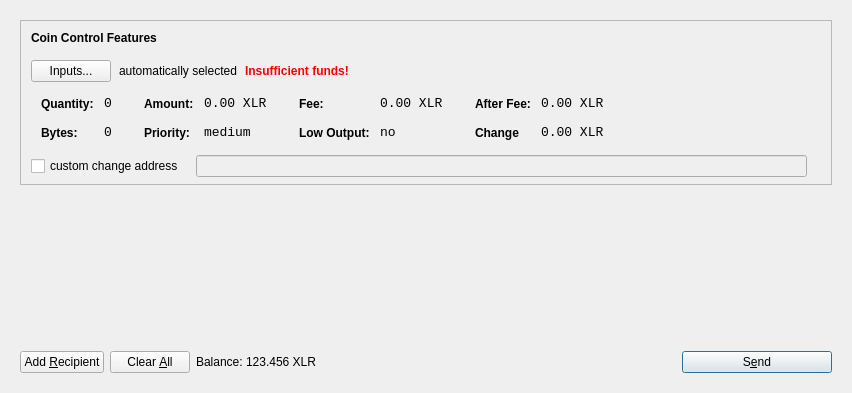
<?xml version="1.0" encoding="UTF-8"?>
<ui version="4.0">
 <class>SendCoinsDialog</class>
 <widget class="QDialog" name="SendCoinsDialog">
  <property name="geometry">
   <rect>
    <x>0</x>
    <y>0</y>
    <width>849</width>
    <height>393</height>
   </rect>
  </property>
  <property name="windowTitle">
   <string>Send Coins</string>
  </property>
  <layout class="QVBoxLayout" name="verticalLayout">
   <item>
    <widget class="QFrame" name="frameMain">
     <layout class="QVBoxLayout" name="verticalLayout_3">
      <item>
       <widget class="QFrame" name="frameCoinControl">
        <property name="sizePolicy">
         <sizepolicy hsizetype="Expanding" vsizetype="Expanding">
          <horstretch>0</horstretch>
          <verstretch>0</verstretch>
         </sizepolicy>
        </property>
        <property name="maximumSize">
         <size>
          <width>16777215</width>
          <height>16777215</height>
         </size>
        </property>
        <property name="frameShape">
         <enum>QFrame::StyledPanel</enum>
        </property>
        <property name="frameShadow">
         <enum>QFrame::Sunken</enum>
        </property>
        <layout class="QVBoxLayout" name="verticalLayoutCoinControl2">
         <property name="spacing">
          <number>6</number>
         </property>
         <property name="leftMargin">
          <number>0</number>
         </property>
         <property name="topMargin">
          <number>0</number>
         </property>
         <property name="rightMargin">
          <number>0</number>
         </property>
         <property name="bottomMargin">
          <number>6</number>
         </property>
         <item>
          <layout class="QVBoxLayout" name="verticalLayoutCoinControl" stretch="0,0,0,0,1">
           <property name="spacing">
            <number>0</number>
           </property>
           <property name="leftMargin">
            <number>10</number>
           </property>
           <property name="topMargin">
            <number>10</number>
           </property>
           <item>
            <layout class="QHBoxLayout" name="horizontalLayoutCoinControl1">
             <property name="bottomMargin">
              <number>15</number>
             </property>
             <item>
              <widget class="QLabel" name="labelCoinControlFeatures">
               <property name="sizePolicy">
                <sizepolicy hsizetype="Preferred" vsizetype="Maximum">
                 <horstretch>0</horstretch>
                 <verstretch>0</verstretch>
                </sizepolicy>
               </property>
               <property name="font">
                <font>
                 <weight>75</weight>
                 <bold>true</bold>
                </font>
               </property>
               <property name="styleSheet">
                <string notr="true">font-weight:bold;</string>
               </property>
               <property name="text">
                <string>Coin Control Features</string>
               </property>
              </widget>
             </item>
            </layout>
           </item>
           <item>
            <layout class="QHBoxLayout" name="horizontalLayoutCoinControl2" stretch="0,0,0,0">
             <property name="spacing">
              <number>8</number>
             </property>
             <property name="bottomMargin">
              <number>10</number>
             </property>
             <item>
              <widget class="QPushButton" name="pushButtonCoinControl">
               <property name="styleSheet">
                <string notr="true"/>
               </property>
               <property name="text">
                <string>Inputs...</string>
               </property>
              </widget>
             </item>
             <item>
              <widget class="QLabel" name="labelCoinControlAutomaticallySelected">
               <property name="text">
                <string>automatically selected</string>
               </property>
               <property name="margin">
                <number>5</number>
               </property>
              </widget>
             </item>
             <item>
              <widget class="QLabel" name="labelCoinControlInsuffFunds">
               <property name="font">
                <font>
                 <weight>75</weight>
                 <bold>true</bold>
                </font>
               </property>
               <property name="styleSheet">
                <string notr="true">color:red;font-weight:bold;</string>
               </property>
               <property name="text">
                <string>Insufficient funds!</string>
               </property>
               <property name="margin">
                <number>5</number>
               </property>
              </widget>
             </item>
             <item>
              <spacer name="horizontalSpacerCoinControl">
               <property name="orientation">
                <enum>Qt::Horizontal</enum>
               </property>
               <property name="sizeHint" stdset="0">
                <size>
                 <width>40</width>
                 <height>1</height>
                </size>
               </property>
              </spacer>
             </item>
            </layout>
           </item>
           <item>
            <widget class="QWidget" name="widgetCoinControl" native="true">
             <property name="sizePolicy">
              <sizepolicy hsizetype="Preferred" vsizetype="Preferred">
               <horstretch>0</horstretch>
               <verstretch>0</verstretch>
              </sizepolicy>
             </property>
             <property name="minimumSize">
              <size>
               <width>0</width>
               <height>0</height>
              </size>
             </property>
             <property name="styleSheet">
              <string notr="true"/>
             </property>
             <layout class="QHBoxLayout" name="horizontalLayoutCoinControl5">
              <property name="leftMargin">
               <number>0</number>
              </property>
              <property name="topMargin">
               <number>0</number>
              </property>
              <property name="rightMargin">
               <number>0</number>
              </property>
              <property name="bottomMargin">
               <number>0</number>
              </property>
              <item>
               <layout class="QHBoxLayout" name="horizontalLayoutCoinControl3" stretch="0,0,0,1">
                <property name="spacing">
                 <number>20</number>
                </property>
                <property name="topMargin">
                 <number>0</number>
                </property>
                <property name="bottomMargin">
                 <number>10</number>
                </property>
                <item>
                 <layout class="QFormLayout" name="formLayoutCoinControl1">
                  <property name="horizontalSpacing">
                   <number>10</number>
                  </property>
                  <property name="verticalSpacing">
                   <number>14</number>
                  </property>
                  <property name="leftMargin">
                   <number>10</number>
                  </property>
                  <property name="topMargin">
                   <number>4</number>
                  </property>
                  <property name="rightMargin">
                   <number>6</number>
                  </property>
                  <item row="0" column="0">
                   <widget class="QLabel" name="labelCoinControlQuantityText">
                    <property name="styleSheet">
                     <string notr="true">font-weight:bold;</string>
                    </property>
                    <property name="text">
                     <string>Quantity:</string>
                    </property>
                    <property name="margin">
                     <number>0</number>
                    </property>
                   </widget>
                  </item>
                  <item row="0" column="1">
                   <widget class="QLabel" name="labelCoinControlQuantity">
                    <property name="font">
                     <font>
                      <family>Monospace</family>
                      <pointsize>10</pointsize>
                     </font>
                    </property>
                    <property name="cursor">
                     <cursorShape>IBeamCursor</cursorShape>
                    </property>
                    <property name="contextMenuPolicy">
                     <enum>Qt::ActionsContextMenu</enum>
                    </property>
                    <property name="text">
                     <string>0</string>
                    </property>
                    <property name="margin">
                     <number>0</number>
                    </property>
                    <property name="textInteractionFlags">
                     <set>Qt::LinksAccessibleByMouse|Qt::TextSelectableByKeyboard|Qt::TextSelectableByMouse</set>
                    </property>
                   </widget>
                  </item>
                  <item row="1" column="0">
                   <widget class="QLabel" name="labelCoinControlBytesText">
                    <property name="styleSheet">
                     <string notr="true">font-weight:bold;</string>
                    </property>
                    <property name="text">
                     <string>Bytes:</string>
                    </property>
                   </widget>
                  </item>
                  <item row="1" column="1">
                   <widget class="QLabel" name="labelCoinControlBytes">
                    <property name="font">
                     <font>
                      <family>Monospace</family>
                      <pointsize>10</pointsize>
                     </font>
                    </property>
                    <property name="cursor">
                     <cursorShape>IBeamCursor</cursorShape>
                    </property>
                    <property name="contextMenuPolicy">
                     <enum>Qt::ActionsContextMenu</enum>
                    </property>
                    <property name="text">
                     <string>0</string>
                    </property>
                    <property name="textInteractionFlags">
                     <set>Qt::LinksAccessibleByMouse|Qt::TextSelectableByKeyboard|Qt::TextSelectableByMouse</set>
                    </property>
                   </widget>
                  </item>
                 </layout>
                </item>
                <item>
                 <layout class="QFormLayout" name="formLayoutCoinControl2">
                  <property name="horizontalSpacing">
                   <number>10</number>
                  </property>
                  <property name="verticalSpacing">
                   <number>14</number>
                  </property>
                  <property name="leftMargin">
                   <number>6</number>
                  </property>
                  <property name="topMargin">
                   <number>4</number>
                  </property>
                  <property name="rightMargin">
                   <number>6</number>
                  </property>
                  <item row="0" column="0">
                   <widget class="QLabel" name="labelCoinControlAmountText">
                    <property name="styleSheet">
                     <string notr="true">font-weight:bold;</string>
                    </property>
                    <property name="text">
                     <string>Amount:</string>
                    </property>
                    <property name="margin">
                     <number>0</number>
                    </property>
                   </widget>
                  </item>
                  <item row="0" column="1">
                   <widget class="QLabel" name="labelCoinControlAmount">
                    <property name="font">
                     <font>
                      <family>Monospace</family>
                      <pointsize>10</pointsize>
                     </font>
                    </property>
                    <property name="cursor">
                     <cursorShape>IBeamCursor</cursorShape>
                    </property>
                    <property name="contextMenuPolicy">
                     <enum>Qt::ActionsContextMenu</enum>
                    </property>
                    <property name="text">
                     <string>0.00 XLR</string>
                    </property>
                    <property name="textInteractionFlags">
                     <set>Qt::LinksAccessibleByMouse|Qt::TextSelectableByKeyboard|Qt::TextSelectableByMouse</set>
                    </property>
                   </widget>
                  </item>
                  <item row="1" column="0">
                   <widget class="QLabel" name="labelCoinControlPriorityText">
                    <property name="styleSheet">
                     <string notr="true">font-weight:bold;</string>
                    </property>
                    <property name="text">
                     <string>Priority:</string>
                    </property>
                   </widget>
                  </item>
                  <item row="1" column="1">
                   <widget class="QLabel" name="labelCoinControlPriority">
                    <property name="font">
                     <font>
                      <family>Monospace</family>
                      <pointsize>10</pointsize>
                     </font>
                    </property>
                    <property name="cursor">
                     <cursorShape>IBeamCursor</cursorShape>
                    </property>
                    <property name="contextMenuPolicy">
                     <enum>Qt::ActionsContextMenu</enum>
                    </property>
                    <property name="text">
                     <string>medium</string>
                    </property>
                    <property name="textInteractionFlags">
                     <set>Qt::LinksAccessibleByMouse|Qt::TextSelectableByKeyboard|Qt::TextSelectableByMouse</set>
                    </property>
                   </widget>
                  </item>
                 </layout>
                </item>
                <item>
                 <layout class="QFormLayout" name="formLayoutCoinControl3">
                  <property name="horizontalSpacing">
                   <number>10</number>
                  </property>
                  <property name="verticalSpacing">
                   <number>14</number>
                  </property>
                  <property name="leftMargin">
                   <number>6</number>
                  </property>
                  <property name="topMargin">
                   <number>4</number>
                  </property>
                  <property name="rightMargin">
                   <number>6</number>
                  </property>
                  <item row="0" column="0">
                   <widget class="QLabel" name="labelCoinControlFeeText">
                    <property name="styleSheet">
                     <string notr="true">font-weight:bold;</string>
                    </property>
                    <property name="text">
                     <string>Fee:</string>
                    </property>
                    <property name="margin">
                     <number>0</number>
                    </property>
                   </widget>
                  </item>
                  <item row="0" column="1">
                   <widget class="QLabel" name="labelCoinControlFee">
                    <property name="font">
                     <font>
                      <family>Monospace</family>
                      <pointsize>10</pointsize>
                     </font>
                    </property>
                    <property name="cursor">
                     <cursorShape>IBeamCursor</cursorShape>
                    </property>
                    <property name="contextMenuPolicy">
                     <enum>Qt::ActionsContextMenu</enum>
                    </property>
                    <property name="text">
                     <string>0.00 XLR</string>
                    </property>
                    <property name="textInteractionFlags">
                     <set>Qt::LinksAccessibleByMouse|Qt::TextSelectableByKeyboard|Qt::TextSelectableByMouse</set>
                    </property>
                   </widget>
                  </item>
                  <item row="1" column="0">
                   <widget class="QLabel" name="labelCoinControlLowOutputText">
                    <property name="styleSheet">
                     <string notr="true">font-weight:bold;</string>
                    </property>
                    <property name="text">
                     <string>Low Output:</string>
                    </property>
                   </widget>
                  </item>
                  <item row="1" column="1">
                   <widget class="QLabel" name="labelCoinControlLowOutput">
                    <property name="font">
                     <font>
                      <family>Monospace</family>
                      <pointsize>10</pointsize>
                     </font>
                    </property>
                    <property name="cursor">
                     <cursorShape>IBeamCursor</cursorShape>
                    </property>
                    <property name="contextMenuPolicy">
                     <enum>Qt::ActionsContextMenu</enum>
                    </property>
                    <property name="text">
                     <string>no</string>
                    </property>
                    <property name="textInteractionFlags">
                     <set>Qt::LinksAccessibleByMouse|Qt::TextSelectableByKeyboard|Qt::TextSelectableByMouse</set>
                    </property>
                   </widget>
                  </item>
                 </layout>
                </item>
                <item>
                 <layout class="QFormLayout" name="formLayoutCoinControl4">
                  <property name="horizontalSpacing">
                   <number>10</number>
                  </property>
                  <property name="verticalSpacing">
                   <number>14</number>
                  </property>
                  <property name="leftMargin">
                   <number>6</number>
                  </property>
                  <property name="topMargin">
                   <number>4</number>
                  </property>
                  <property name="rightMargin">
                   <number>6</number>
                  </property>
                  <item row="0" column="0">
                   <widget class="QLabel" name="labelCoinControlAfterFeeText">
                    <property name="styleSheet">
                     <string notr="true">font-weight:bold;</string>
                    </property>
                    <property name="text">
                     <string>After Fee:</string>
                    </property>
                    <property name="margin">
                     <number>0</number>
                    </property>
                   </widget>
                  </item>
                  <item row="0" column="1">
                   <widget class="QLabel" name="labelCoinControlAfterFee">
                    <property name="font">
                     <font>
                      <family>Monospace</family>
                      <pointsize>10</pointsize>
                     </font>
                    </property>
                    <property name="cursor">
                     <cursorShape>IBeamCursor</cursorShape>
                    </property>
                    <property name="contextMenuPolicy">
                     <enum>Qt::ActionsContextMenu</enum>
                    </property>
                    <property name="text">
                     <string>0.00 XLR</string>
                    </property>
                    <property name="textInteractionFlags">
                     <set>Qt::LinksAccessibleByMouse|Qt::TextSelectableByKeyboard|Qt::TextSelectableByMouse</set>
                    </property>
                   </widget>
                  </item>
                  <item row="1" column="0">
                   <widget class="QLabel" name="labelCoinControlChangeText">
                    <property name="styleSheet">
                     <string notr="true">font-weight:bold;</string>
                    </property>
                    <property name="text">
                     <string>Change</string>
                    </property>
                   </widget>
                  </item>
                  <item row="1" column="1">
                   <widget class="QLabel" name="labelCoinControlChange">
                    <property name="font">
                     <font>
                      <family>Monospace</family>
                      <pointsize>10</pointsize>
                     </font>
                    </property>
                    <property name="cursor">
                     <cursorShape>IBeamCursor</cursorShape>
                    </property>
                    <property name="contextMenuPolicy">
                     <enum>Qt::ActionsContextMenu</enum>
                    </property>
                    <property name="text">
                     <string>0.00 XLR</string>
                    </property>
                    <property name="textInteractionFlags">
                     <set>Qt::LinksAccessibleByMouse|Qt::TextSelectableByKeyboard|Qt::TextSelectableByMouse</set>
                    </property>
                   </widget>
                  </item>
                 </layout>
                </item>
               </layout>
              </item>
             </layout>
            </widget>
           </item>
           <item>
            <layout class="QHBoxLayout" name="horizontalLayoutCoinControl4" stretch="0,0,0">
             <property name="spacing">
              <number>12</number>
             </property>
             <property name="sizeConstraint">
              <enum>QLayout::SetDefaultConstraint</enum>
             </property>
             <property name="topMargin">
              <number>5</number>
             </property>
             <property name="rightMargin">
              <number>5</number>
             </property>
             <item>
              <widget class="QCheckBox" name="checkBoxCoinControlChange">
               <property name="text">
                <string>custom change address</string>
               </property>
              </widget>
             </item>
             <item>
              <widget class="QLineEdit" name="lineEditCoinControlChange">
               <property name="enabled">
                <bool>false</bool>
               </property>
               <property name="sizePolicy">
                <sizepolicy hsizetype="Expanding" vsizetype="Fixed">
                 <horstretch>0</horstretch>
                 <verstretch>0</verstretch>
                </sizepolicy>
               </property>
              </widget>
             </item>
             <item>
              <widget class="QLabel" name="labelCoinControlChangeLabel">
               <property name="sizePolicy">
                <sizepolicy hsizetype="Preferred" vsizetype="Expanding">
                 <horstretch>0</horstretch>
                 <verstretch>0</verstretch>
                </sizepolicy>
               </property>
               <property name="minimumSize">
                <size>
                 <width>0</width>
                 <height>0</height>
                </size>
               </property>
               <property name="text">
                <string/>
               </property>
               <property name="margin">
                <number>3</number>
               </property>
              </widget>
             </item>
            </layout>
           </item>
           <item>
            <spacer name="verticalSpacerCoinControl">
             <property name="orientation">
              <enum>Qt::Vertical</enum>
             </property>
             <property name="sizeHint" stdset="0">
              <size>
               <width>800</width>
               <height>1</height>
              </size>
             </property>
            </spacer>
           </item>
          </layout>
         </item>
        </layout>
       </widget>
      </item>
      <item>
       <widget class="QScrollArea" name="scrollArea">
        <property name="frameShape">
         <enum>QFrame::NoFrame</enum>
        </property>
        <property name="widgetResizable">
         <bool>true</bool>
        </property>
        <widget class="QWidget" name="scrollAreaWidgetContents">
         <property name="geometry">
          <rect>
           <x>0</x>
           <y>0</y>
           <width>813</width>
           <height>148</height>
          </rect>
         </property>
         <layout class="QVBoxLayout" name="verticalLayout_2">
          <property name="leftMargin">
           <number>0</number>
          </property>
          <property name="topMargin">
           <number>0</number>
          </property>
          <property name="rightMargin">
           <number>0</number>
          </property>
          <property name="bottomMargin">
           <number>0</number>
          </property>
          <item>
           <layout class="QVBoxLayout" name="entries">
            <property name="spacing">
             <number>6</number>
            </property>
           </layout>
          </item>
          <item>
           <spacer name="verticalSpacer">
            <property name="orientation">
             <enum>Qt::Vertical</enum>
            </property>
            <property name="sizeHint" stdset="0">
             <size>
              <width>20</width>
              <height>40</height>
             </size>
            </property>
           </spacer>
          </item>
         </layout>
        </widget>
       </widget>
      </item>
      <item>
       <layout class="QHBoxLayout" name="horizontalLayout">
        <item>
         <widget class="QPushButton" name="addButton">
          <property name="toolTip">
           <string>Send to multiple recipients at once</string>
          </property>
          <property name="text">
           <string>Add &amp;Recipient</string>
          </property>
          <property name="icon">
           <iconset resource="../solariscoin.qrc">
            <normaloff>:/icons/add</normaloff>:/icons/add</iconset>
          </property>
          <property name="autoDefault">
           <bool>false</bool>
          </property>
         </widget>
        </item>
        <item>
         <widget class="QPushButton" name="clearButton">
          <property name="sizePolicy">
           <sizepolicy hsizetype="Minimum" vsizetype="Fixed">
            <horstretch>0</horstretch>
            <verstretch>0</verstretch>
           </sizepolicy>
          </property>
          <property name="toolTip">
           <string>Remove all transaction fields</string>
          </property>
          <property name="text">
           <string>Clear &amp;All</string>
          </property>
          <property name="icon">
           <iconset resource="../solariscoin.qrc">
            <normaloff>:/icons/remove</normaloff>:/icons/remove</iconset>
          </property>
          <property name="autoRepeatDelay">
           <number>300</number>
          </property>
          <property name="autoDefault">
           <bool>false</bool>
          </property>
         </widget>
        </item>
        <item>
         <layout class="QHBoxLayout" name="horizontalLayout_2">
          <property name="spacing">
           <number>3</number>
          </property>
          <item>
           <widget class="QLabel" name="label">
            <property name="sizePolicy">
             <sizepolicy hsizetype="Preferred" vsizetype="Fixed">
              <horstretch>0</horstretch>
              <verstretch>0</verstretch>
             </sizepolicy>
            </property>
            <property name="text">
             <string>Balance:</string>
            </property>
           </widget>
          </item>
          <item>
           <widget class="QLabel" name="labelBalance">
            <property name="sizePolicy">
             <sizepolicy hsizetype="Preferred" vsizetype="Fixed">
              <horstretch>0</horstretch>
              <verstretch>0</verstretch>
             </sizepolicy>
            </property>
            <property name="cursor">
             <cursorShape>IBeamCursor</cursorShape>
            </property>
            <property name="text">
             <string>123.456 XLR</string>
            </property>
            <property name="textInteractionFlags">
             <set>Qt::LinksAccessibleByMouse|Qt::TextSelectableByKeyboard|Qt::TextSelectableByMouse</set>
            </property>
           </widget>
          </item>
         </layout>
        </item>
        <item>
         <spacer name="horizontalSpacer">
          <property name="orientation">
           <enum>Qt::Horizontal</enum>
          </property>
          <property name="sizeHint" stdset="0">
           <size>
            <width>40</width>
            <height>20</height>
           </size>
          </property>
         </spacer>
        </item>
        <item>
         <widget class="QPushButton" name="sendButton">
          <property name="minimumSize">
           <size>
            <width>150</width>
            <height>0</height>
           </size>
          </property>
          <property name="toolTip">
           <string>Confirm the send action</string>
          </property>
          <property name="text">
           <string>S&amp;end</string>
          </property>
          <property name="icon">
           <iconset resource="../solariscoin.qrc">
            <normaloff>:/icons/send</normaloff>:/icons/send</iconset>
          </property>
          <property name="default">
           <bool>true</bool>
          </property>
         </widget>
        </item>
       </layout>
      </item>
     </layout>
     <zorder>scrollArea</zorder>
     <zorder>frameCoinControl</zorder>
     <zorder></zorder>
    </widget>
   </item>
  </layout>
 </widget>
 <resources>
  <include location="../solariscoin.qrc"/>
 </resources>
 <connections/>
</ui>
